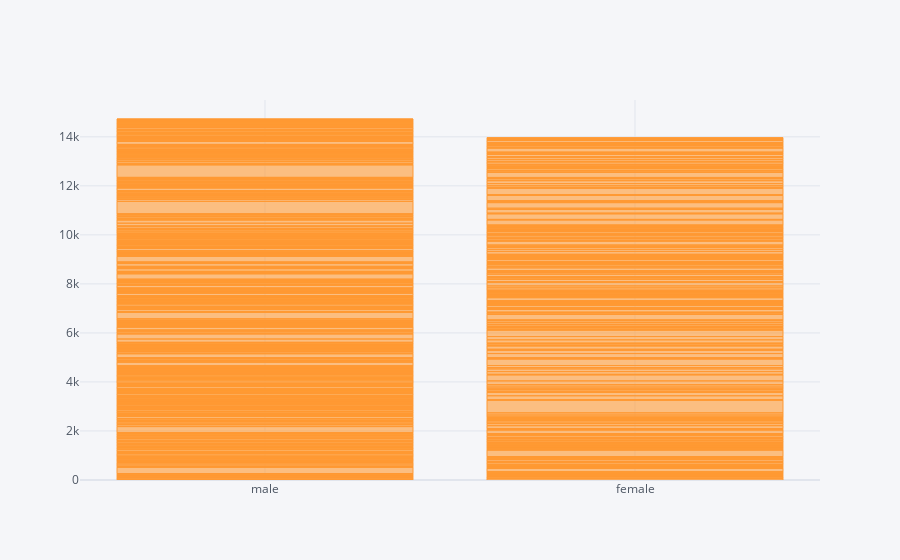

Source (notebook cell):
### Code cell
titanic.iplot(x='sex',y='fare',kind='bar')

### Figure 1 — Plotly figure (JSON) as saved in the notebook; plotly's stock layout.template omitted (floating-point values rounded to 4 significant figures; data arrays with more than 128 entries replaced by an {"elided": "..."} marker saying what was removed)
{"data": [{"marker": {"color": "rgba(255, 153, 51, 0.6)", "line": {"color": "rgba(255, 153, 51, 1.0)", "width": 1}}, "name": "fare", "orientation": "v", "text": "", "type": "bar", "x": {"elided": "891 str values"}, "y": {"elided": "891 float values"}}], "layout": {"legend": {"bgcolor": "#F5F6F9", "font": {"color": "#4D5663"}}, "paper_bgcolor": "#F5F6F9", "plot_bgcolor": "#F5F6F9", "title": {"font": {"color": "#4D5663"}}, "xaxis": {"gridcolor": "#E1E5ED", "showgrid": true, "tickfont": {"color": "#4D5663"}, "title": {"font": {"color": "#4D5663"}, "text": ""}, "zerolinecolor": "#E1E5ED"}, "yaxis": {"gridcolor": "#E1E5ED", "showgrid": true, "tickfont": {"color": "#4D5663"}, "title": {"font": {"color": "#4D5663"}, "text": ""}, "zerolinecolor": "#E1E5ED"}}}
